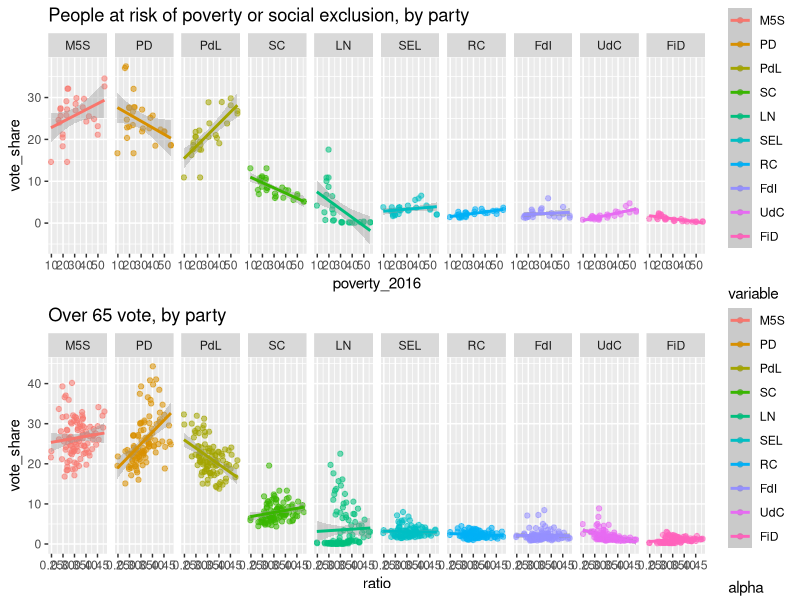

Here is the R script that generated this plot: (Note: this script raises an error after producing the figure.)
library(readr)
library(dplyr)
library(broom)
library(ggplot2)
library(reshape2)
library(gridExtra)

# opposite of intersect()
outersect <- function(x, y) {
  sort(c(setdiff(x, y),
         setdiff(y, x)))
}

#########################################################################
# load all data
provinces_regions <- read_csv("data/provinces_regions.csv")
results_provinces_2013 <- read_csv("data/2013_results_provinces.csv")
results_districts_2013 <- read_csv("data/2013_results_districts.csv")

# people at risk of poverty or social exclusion by NUTS-2
# source: Eurostat | data: 2016
poverty_title <- "People at risk of poverty or social exclusion, by party"
poverty <- read_csv("data/ilc_peps11_1_Data.csv") %>%
  select(-`Flag and Footnotes`, -TIME, -UNIT)
names(poverty) <- c('District', 'poverty_2016')

poverty_plot <- merge(results_districts_2013, poverty, by='District') %>%
  select(-District) %>%
  melt(id=c("District Long", "poverty_2016")) %>% 
  na.omit() %>%
  mutate(vote_share = as.numeric(value)) %>%
  select(-value) %>%
  ggplot(aes(x=poverty_2016, y=vote_share, color=variable)) + 
  geom_point(aes(alpha=0.5)) + 
  facet_grid(. ~ variable) + 
  geom_smooth(method="lm") +
  ggtitle(label=poverty_title)

# usual resident population by NUTS-3
# source: Eurostat | data: 2016
age_title <- "Over 65 vote, by party"
age_groups <- read_csv("data/20152016_age_groups.csv")
names(age_groups) <- c('Province', '15_64', 'over_65')

age_plot <- merge(results_provinces_2013, age_groups) %>% 
  mutate(ratio = `over_65` / `15_64`) %>% 
  select(-`15_64`, -`over_65`) %>%
  melt(id=c("Province", "ratio")) %>%
  mutate(vote_share = as.numeric(value)) %>% 
  ggplot(aes(x=ratio, y=vote_share, color=variable)) + geom_point(aes(alpha=0.5)) +
  geom_smooth(method="lm") +
  facet_grid( . ~ variable) +
  ggtitle(label=age_title)

################################################################################
# arrange plots together
grid.arrange(poverty_plot, age_plot, nrow=2)

################################################################################
# look at regressions
poverty_groups <- merge(results_districts_2013, poverty, by='District') %>%
  select(-District) %>%
  melt(id=c("District Long", "poverty_2016")) %>% 
  na.omit() %>%
  mutate(vote_share = as.numeric(value)) %>%
  select(-value) %>% 
  group_by(variable)
poverty_models <- poverty_groups %>% group_by(variable) %>%
  do(model = lm(vote_share ~ poverty_2016, data=.))
poverty_models %>% glance(model)

age_groups <- merge(results_provinces_2013, age_groups) %>% 
       mutate(ratio = `over_65` / `15_64`) %>% 
       select(-`15_64`, -`over_65`) %>%
       melt(id=c("Province", "ratio")) %>%
       mutate(vote_share = as.numeric(value)) %>% 
       group_by(variable)
age_models <- age_groups %>% group_by(variable) %>%
       do(model = lm(vote_share ~ ratio, data=.))
age_models %>% glance(model)